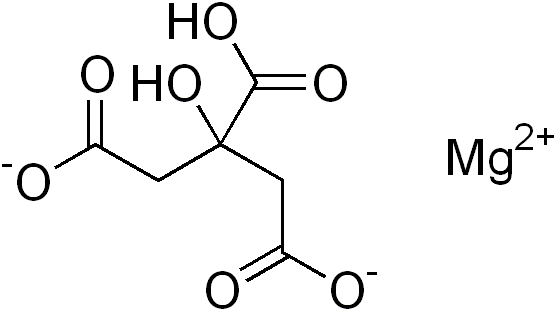
#> input picture input.png, 556 x 311 px
$ python check.py
#> lines starting #> are read from the running program, lines starting #| are printed output that depends on the picture; after the words box and inside, x2 and y2 are one past the last pixel; in counts of white or black regions, pixels touching at a corner belong together
import sys
import cv2
import numpy as np


image_file = "input.png"
img = cv2.imread(image_file)
#> img is the input picture: shape (311, 556, 3); mean B, G, R 243.5, 243.5, 243.5
gray = cv2.cvtColor(img, cv2.COLOR_BGR2GRAY)#Перевод изображения в чб
ret, thresh = cv2.threshold(gray, 0, 255, cv2.THRESH_BINARY)
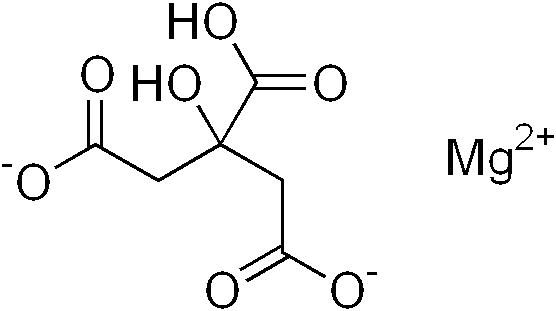
#> thresh: shape (311, 556); 95.8% white; 16 black regions, largest, box (x1, y1, x2, y2) and area: (54, 43, 326, 282) 2705, (448, 139, 483, 175) 591, (169, 3, 197, 39) 432
img_erode = cv2.erode(thresh, np.ones((3, 3), np.uint8), iterations=1)#Увеличение изображения
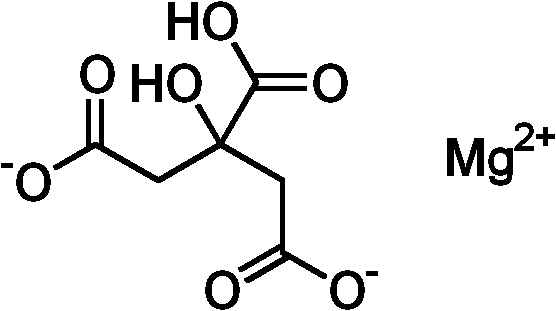
#> img_erode: shape (311, 556); 92.8% white; 16 black regions

# [8 lines of commented-out code are left out]
contours, hierarchy = cv2.findContours(img_erode, cv2.RETR_TREE, cv2.CHAIN_APPROX_NONE)
#> contours = 25 contours; largest, box (x1, y1, x2, y2) and area: (0, 0, 556, 311) 172050, (52, 41, 328, 284) 5524, (329, 269, 366, 311) 1156, (204, 269, 241, 311) 1156, (15, 161, 52, 203) 1156
output = img.copy()
letters = []
for idx, contour in enumerate(contours):
    (x, y, w, h) = cv2.boundingRect(contour)
    # print("R", idx, x, y, w, h, cv2.contourArea(contour), hierarchy[0][idx])
    # hierarchy[i][0]: the index of the next contour of the same level
    # hierarchy[i][1]: the index of the previous contour of the same level
    # hierarchy[i][2]: the index of the first child
    # hierarchy[i][3]: the index of the parent
    if hierarchy[0][idx][3] == 0:
       cv2.rectangle(output, (x, y), (x + w, y + h), (70, 0, 0), 1)
       letter_crop = gray[y:y + h, x:x + w]  # print(letter_crop.shape)
#> this loop made 25 passes
#> (x, y, w, h) on passes 1 to 12: (0, 0, 556, 311), (365, 270, 14, 7), (329, 269, 37, 42), (337, 276, 21, 28), (204, 269, 37, 42), (212, 276, 21, 28), (0, 162, 14, 7), (15, 161, 37, 42), (23, 168, 21, 28), (487, 146, 27, 41), (494, 153, 13, 17), (446, 137, 39, 40)
#> pass 3, `letter_crop = gray[y:y + h, x:x + w]`:
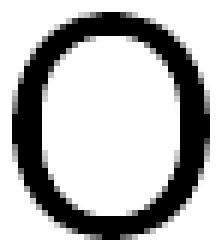
#> letter_crop: shape (42, 37) (shown 6 times larger); min 0, max 255, mean 187.2
#> after the loop:
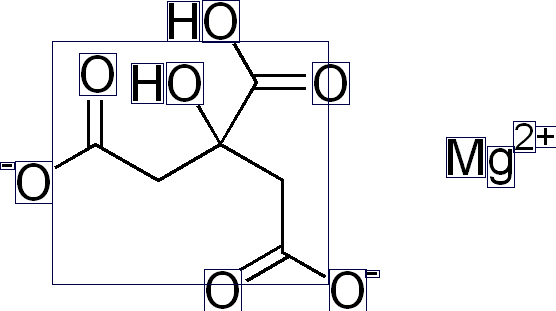
#> output: shape (311, 556, 3); 1.62% of pixels changed, all inside (x1, y1, x2, y2) = (0, 0, 556, 311)


#cv2.imshow("Input", img)
#cv2.imshow("Enlarged", img_erode)
cv2.imshow("Output", output)

#Запись блоков в отдельные файлы


#Распознование линий
img = cv2.imread("input.png",0)
#> img: shape (311, 556); min 0, max 255, mean 243.5
#Create default Fast Line Detector (FSD)
#> (the run stopped early here; a loop or call above may not have finished)
